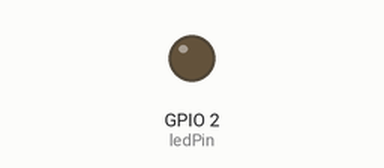
Recording of a sketch running on a simulated ESP8266 (NodeMCU). On the bench: output pins drawn as LEDs (lit = HIGH). WiFi joins after 1.5 s; servers stay silent unless stated; what the sketch prints to the serial monitor is not drawn.

Above: at 2.8 s.
At 4.8 s:
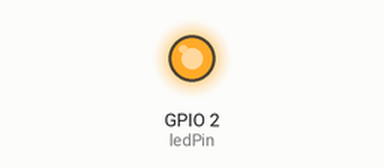
Timing chart, 0 to 7.0 s (numbered marks = the images above):
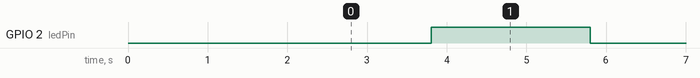

Measured:
- by itself, GPIO 2 (ledPin): alternates HIGH for 2.0 s and LOW for 2.0 s

The sketch:

ESP8266-fastblink1.ino
```cpp
#include <ESP8266WiFi.h>
#include <ESP8266httpUpdate.h>

#define FW_VERSION "1.0.1"  // Current firmware version
const int ledPin = 2;
// Replace with your Wi-Fi credentials
const char* ssid = "BabyAncestoriNteli";
const char* password = "bb2020$!@@";

// URL to the latest firmware binary on GitHub
// Make sure this points directly to the raw .bin file
#define UPDATE_URL "https://github.com/khaing00thazinthin-prog/OTA/raw/refs/heads/main/firmware.bin"
WiFiClient client;
void setup() {
  Serial.begin(115200);
  delay(100);
  pinMode(ledPin, OUTPUT);
  Serial.println("Connecting to Wi-Fi...");
  WiFi.begin(ssid, password);

  unsigned long startAttemptTime = millis();
  while (WiFi.status() != WL_CONNECTED && millis() - startAttemptTime < 20000) {
    delay(500);
    Serial.print(".");
  }

  if (WiFi.status() != WL_CONNECTED) {
    Serial.println("\nFailed to connect to Wi-Fi");
    return;
  }

  Serial.println("\nWi-Fi connected!");
  Serial.print("IP Address: ");
  Serial.println(WiFi.localIP());

  // Check for firmware update
  checkForUpdate();
  Serial.println("Firmware Version: 1.0.1");
}

void loop() {
  // You can periodically call update check here
  // For demo, we only check once in setup

  digitalWrite(ledPin, LOW);   // LED ON
  delay(2000);

  digitalWrite(ledPin, HIGH);  // LED OFF
  delay(2000);
}

void checkForUpdate() {
  t_httpUpdate_return ret = ESPhttpUpdate.update(client, UPDATE_URL);

  switch (ret) {
    case HTTP_UPDATE_FAILED:
      Serial.printf("Update failed. Error (%d): %s\n", ESPhttpUpdate.getLastError(), ESPhttpUpdate.getLastErrorString().c_str());
      break;

    case HTTP_UPDATE_NO_UPDATES:
      Serial.println("No update available.");
      break;

    case HTTP_UPDATE_OK:
      Serial.println("Update successful! ESP will restart automatically.");
      break;
  }
}
```
